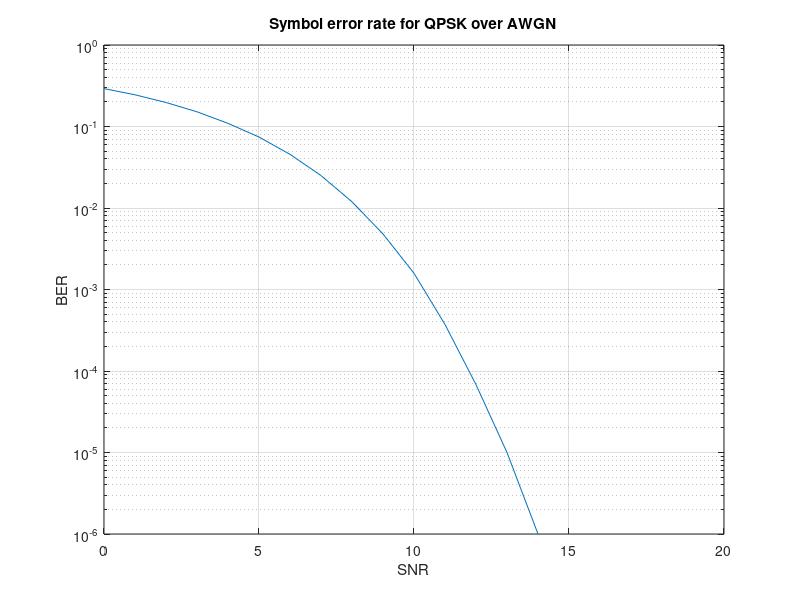

MATLAB code to generate this figure:
clear all
clc

SNR_MAX = 20; %signal-to-noise ratio (SNR)

N = 1e6;
SNR_S = [];
BER_S = [];

for SNR = 0:1:SNR_MAX
   
    % generate a sequence of N QPSK symbols with normalised energy (x)
    u = randi([0 3],N,1);
    x = qammod(u,4);
    Pav = mean(abs(x).^2);
    s = x./sqrt(Pav);
    
    % normalize the energy of signal x

    % generate a sequence of N Gaussian noise samples (mean 0, variance s2) (n)
    sigma = 10.^(SNR/(-20)); %standard deviation
    n = sigma.*(randn(N,1)+1i*randn(N,1))./sqrt(2);

    % generate a sequence of noisy received signal samples (y = x + n)
    %     y = awgn(x,SNR);

    y = s + n;

    % count the number of detection errors and evaluate the BER of the system
    yd = qamdemod(y,4);

    [numErrs, BER] = symerr(u,yd); 
    SNR_S = [SNR_S SNR];
    BER_S = [BER_S BER];
end
% BER simulations for SNR from 0 to 20 dB
semilogy(SNR_S,BER_S);
grid on
title('Symbol error rate for QPSK over AWGN');
xlabel('SNR');
ylabel('BER');

